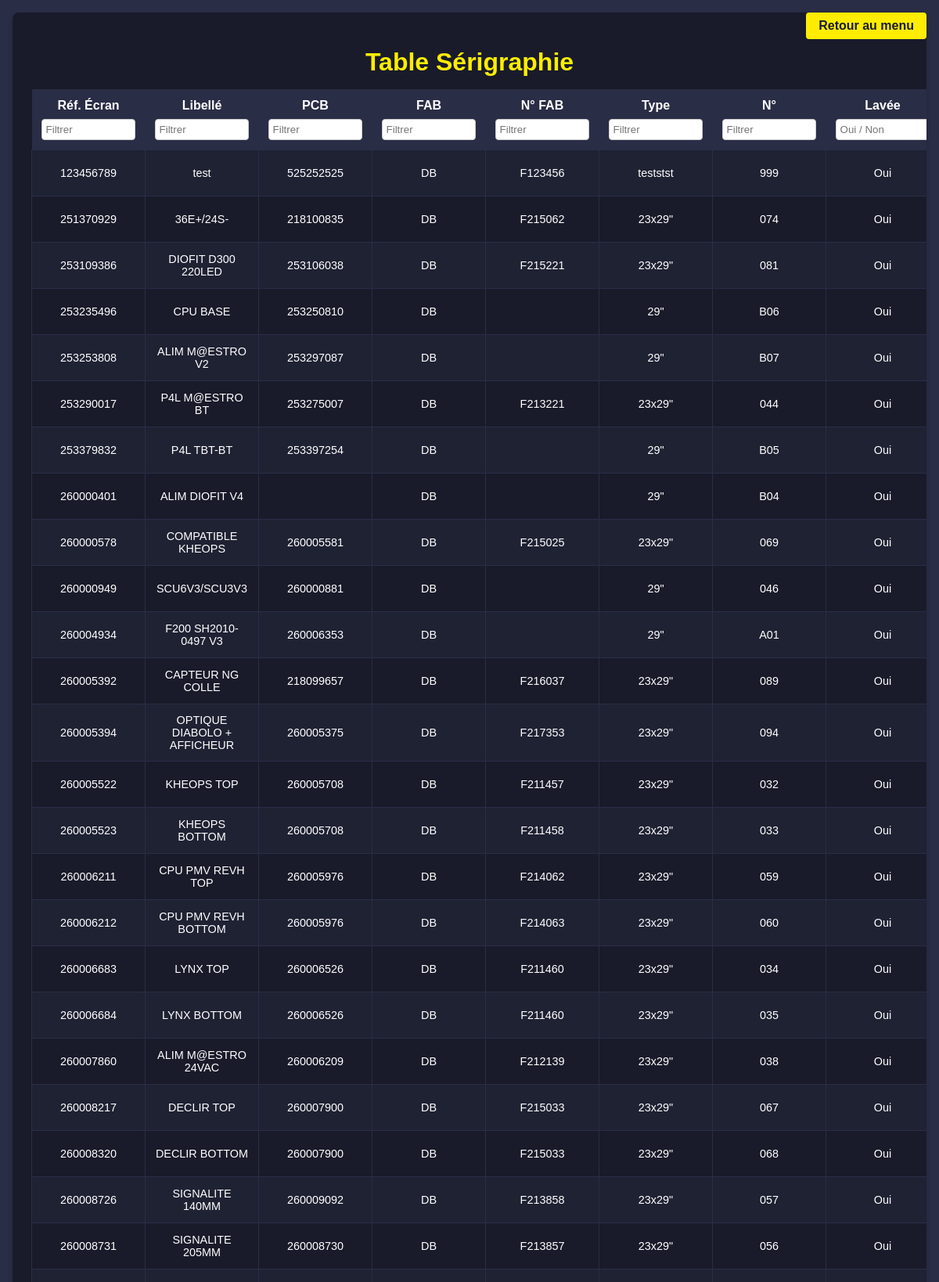
Page /ecran (signed in, upper part) on the committed database.
### tables this page shows
CREATE TABLE "serigraphie" (
	"ref_ecran"	INTEGER UNIQUE,
	"libelle"	TEXT NOT NULL,
	"pcb"	INTEGER,
	"fab"	TEXT NOT NULL,
	"n_fab"	TEXT,
	"type"	TEXT NOT NULL,
	"n"	TEXT NOT NULL UNIQUE,
	"sorti"	INTEGER DEFAULT 0,
	"lave"	INTEGER DEFAULT 1,
	PRIMARY KEY("ref_ecran")
);

### APP.py (the view)
@app.route('/ecran')
def ecran():
    if 'prenom' not in session:
        return redirect('/')
    conn = get_db_connection()
    cursor = conn.cursor()
    cursor.execute('SELECT ref_ecran, libelle, pcb, fab, n_fab, type, n, sorti, lave FROM serigraphie')
    ecrans = cursor.fetchall()
    conn.close()
    admin = session.get('admin', 0) == 1
    return render_template('ecran.html', ecrans=ecrans, admin=admin)

### APP.py (called while the page is built)
def get_db_connection():
    conn = sqlite3.connect(database)
    conn.row_factory = sqlite3.Row
    return conn

### Templates/ecran.html (shortened to what this page needs)
<!DOCTYPE html>
<html lang="fr">
<head>
    <link rel="stylesheet" href="Styles/ecran.css">
</head>
<body>
    <div class="container">
        <h1>Table Sérigraphie</h1>
        <a href="{{ url_for('index') }}" class="admin-link">Retour au menu</a>
        <table id="serigraphie-table">
            <thead>
                <tr>
                    <th>Réf. Écran<br><input type="text" class="filter-input" data-column="0" placeholder="Filtrer"></th>
                    <th>Libellé<br><input type="text" class="filter-input" data-column="1" placeholder="Filtrer"></th>
                    <th>PCB<br><input type="text" class="filter-input" data-column="2" placeholder="Filtrer"></th>
                    <th>FAB<br><input type="text" class="filter-input" data-column="3" placeholder="Filtrer"></th>
                    <th>N° FAB<br><input type="text" class="filter-input" data-column="4" placeholder="Filtrer"></th>
                    <th>Type<br><input type="text" class="filter-input" data-column="5" placeholder="Filtrer"></th>
                    <th>N°<br><input type="text" class="filter-input" data-column="6" placeholder="Filtrer"></th>
                    <th>Lavée<br><input type="text" class="filter-input" data-column="7" placeholder="Oui / Non"></th>
                </tr>
            </thead>
            <tbody>
                {% for ecran in ecrans %}
                <tr>
                    <td>{{ ecran.ref_ecran }}</td>
                    <td>{{ ecran.libelle }}</td>
                    <td>{{ ecran.pcb }}</td>
                    <td>{{ ecran.fab }}</td>
                    <td>{{ ecran.n_fab }}</td>
                    <td>{{ ecran.type }}</td>
                    <td>{{ ecran.n }}</td>
                    <td>{{ 'Oui' if ecran.lave == 1 else 'Non' }}</td>
                </tr>
                {% endfor %}
            </tbody>
        </table>
    </div>
</body>
</html>

### Styles/ecran.css (style rules this page uses)
body { font-family: 'Lucida Sans', 'Lucida Sans Regular', 'Lucida Grande', 'Lucida Sans Unicode', Geneva, Verdana, sans-serif; background-color: #2A2D46; display: flex; justify-content: center; align-items: flex-start; margin: 0; padding: 1rem; box-sizing: border-box; }
.container { background-color: #191B2A; padding: 1.5rem; border-radius: 8px; box-shadow: 0 4px 6px rgba(0, 0, 0, 0.2); width: 100%; max-width: 100%; overflow-x: auto; box-sizing: border-box; }
.admin-link { position: fixed; top: 1rem; right: 1rem; z-index: 1000; display: block; padding: 0.5rem 1rem; background-color: #feed00; color: #191B2A; text-decoration: none; text-align: center; border-radius: 4px; font-weight: bold; }
h1 { color: #feed00; text-align: center; margin-bottom: 1rem; }
table { width: 100%; border-collapse: collapse; margin-bottom: 1rem; text-align: left; }
thead th { background-color: #2A2D46; color: white; padding: 0.75rem; font-size: 1rem; text-align: center; }
thead input { width: 90%; margin-top: 0.5rem; padding: 0.3rem; border: 1px solid #ccc; border-radius: 4px; }
tbody td { background-color: #191B2A; color: #ffffff; padding: 0.75rem; font-size: 0.9rem; border: 1px solid #2A2D46; text-align: center; }
tbody tr:nth-child(odd) td { background-color: #1F2233; }
td, th { min-width: 120px; word-wrap: break-word; }

### rows in the picture
serigraphie: ref_ecran "123456789", libelle "test", pcb "525252525", fab "DB", n_fab "F123456", type "teststst", n "999", lave "Oui"
serigraphie: ref_ecran "251370929", libelle "36E+/24S-", pcb "218100835", fab "DB", n_fab "F215062", type "23x29\"", n "074", lave "Oui"
serigraphie: ref_ecran "253109386", libelle "DIOFIT D300 220LED", pcb "253106038", fab "DB", n_fab "F215221", type "23x29\"", n "081", lave "Oui"
serigraphie: ref_ecran "253235496", libelle "CPU BASE", pcb "253250810", fab "DB", type "29\"", n "B06", lave "Oui"
serigraphie: ref_ecran "253253808", libelle "ALIM M@ESTRO V2", pcb "253297087", fab "DB", type "29\"", n "B07", lave "Oui"
serigraphie: ref_ecran "253290017", libelle "P4L M@ESTRO BT", pcb "253275007", fab "DB", n_fab "F213221", type "23x29\"", n "044", lave "Oui"
serigraphie: ref_ecran "253379832", libelle "P4L TBT-BT", pcb "253397254", fab "DB", type "29\"", n "B05", lave "Oui"
serigraphie: ref_ecran "260000401", libelle "ALIM DIOFIT V4", fab "DB", type "29\"", n "B04", lave "Oui"
serigraphie: ref_ecran "260000578", libelle "COMPATIBLE KHEOPS", pcb "260005581", fab "DB", n_fab "F215025", type "23x29\"", n "069", lave "Oui"
serigraphie: ref_ecran "260000949", libelle "SCU6V3/SCU3V3", pcb "260000881", fab "DB", type "29\"", n "046", lave "Oui"
serigraphie: ref_ecran "260004934", libelle "F200 SH2010-0497 V3", pcb "260006353", fab "DB", type "29\"", n "A01", lave "Oui"
serigraphie: ref_ecran "260005392", libelle "CAPTEUR NG COLLE", pcb "218099657", fab "DB", n_fab "F216037", type "23x29\"", n "089", lave "Oui"
serigraphie: ref_ecran "260005394", libelle "OPTIQUE DIABOLO + AFFICHEUR", pcb "260005375", fab "DB", n_fab "F217353", type "23x29\"", n "094", lave "Oui"
serigraphie: ref_ecran "260005522", libelle "KHEOPS TOP", pcb "260005708", fab "DB", n_fab "F211457", type "23x29\"", n "032", lave "Oui"
serigraphie: ref_ecran "260005523", libelle "KHEOPS BOTTOM", pcb "260005708", fab "DB", n_fab "F211458", type "23x29\"", n "033", lave "Oui"
serigraphie: ref_ecran "260006211", libelle "CPU PMV REVH TOP", pcb "260005976", fab "DB", n_fab "F214062", type "23x29\"", n "059", lave "Oui"
serigraphie: ref_ecran "260006212", libelle "CPU PMV REVH BOTTOM", pcb "260005976", fab "DB", n_fab "F214063", type "23x29\"", n "060", lave "Oui"
serigraphie: ref_ecran "260006683", libelle "LYNX TOP", pcb "260006526", fab "DB", n_fab "F211460", type "23x29\"", n "034", lave "Oui"
serigraphie: ref_ecran "260006684", libelle "LYNX BOTTOM", pcb "260006526", fab "DB", n_fab "F211460", type "23x29\"", n "035", lave "Oui"
serigraphie: ref_ecran "260007860", libelle "ALIM M@ESTRO 24VAC", pcb "260006209", fab "DB", n_fab "F212139", type "23x29\"", n "038", lave "Oui"
serigraphie: ref_ecran "260008217", libelle "DECLIR TOP", pcb "260007900", fab "DB", n_fab "F215033", type "23x29\"", n "067", lave "Oui"
serigraphie: ref_ecran "260008320", libelle "DECLIR BOTTOM", pcb "260007900", fab "DB", n_fab "F215033", type "23x29\"", n "068", lave "Oui"
serigraphie: ref_ecran "260008726", libelle "SIGNALITE 140MM", pcb "260009092", fab "DB", n_fab "F213858", type "23x29\"", n "057", lave "Oui"
serigraphie: ref_ecran "260008731", libelle "SIGNALITE 205MM", pcb "260008730", fab "DB", n_fab "F213857", type "23x29\"", n "056", lave "Oui"
